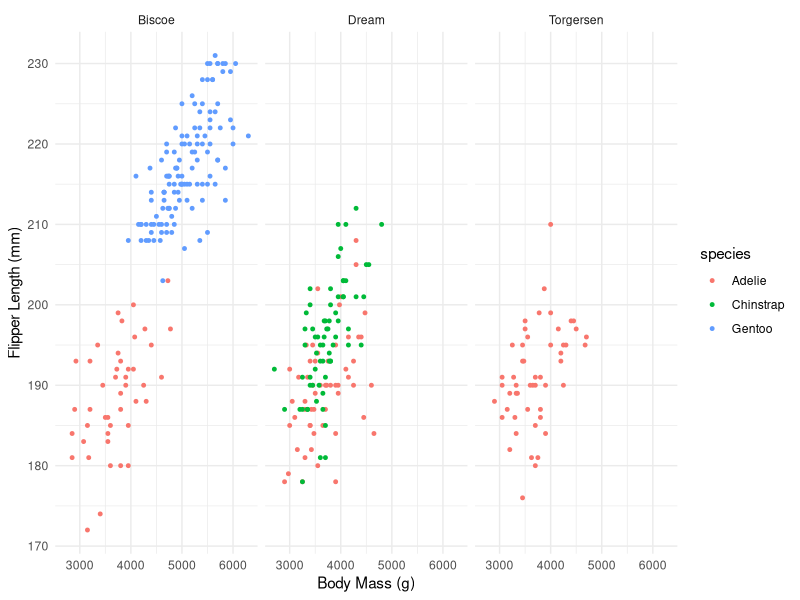
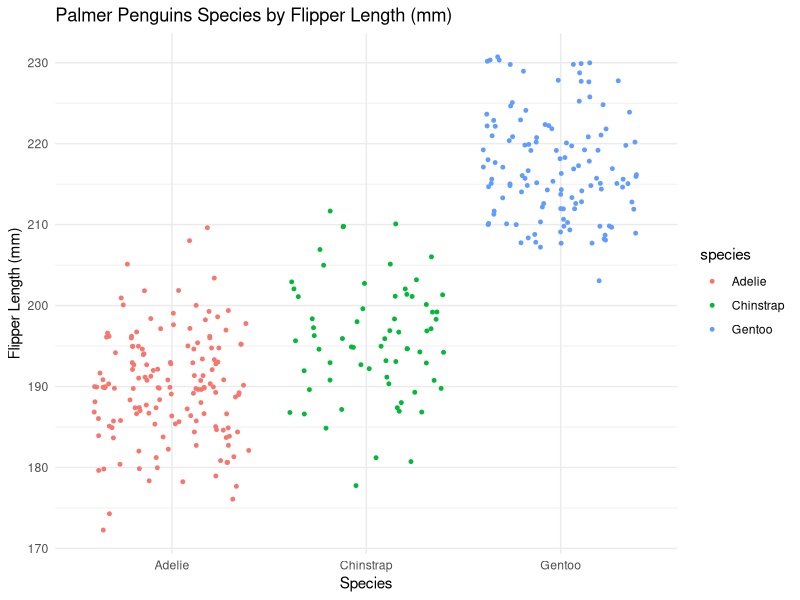

Write R code to recreate these figures, in order.
## ---- chunk 1
knitr::opts_chunk$set(echo = TRUE)
library(tidyverse)
library(palmerpenguins)
view(penguins)
glimpse(penguins)
## ---- chunk 2
ggplot(data= penguins, aes(x=body_mass_g, y = flipper_length_mm))+
         geom_point(aes(color=species), size=1) +
  facet_wrap(~island) +
  theme_minimal()+
  labs (x="Body Mass (g)",
        y="Flipper Length (mm)")
  
## ---- chunk 3
##species on the x-axis, flipper length on the y-axis
ggplot(data= penguins, aes(x=species, y = flipper_length_mm))+
         geom_jitter(aes(color=species), size=1) +
  theme_minimal()+
  labs (x="Species",
        y="Flipper Length (mm)",
        title= "Palmer Penguins Species by Flipper Length (mm)")

